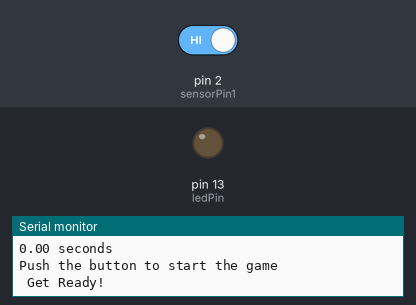
Bench run of a sketch on a simulated Arduino Uno, built with avr-gcc and run on an emulated ATmega328P. Shown: output pins drawn as LEDs (lit = HIGH), the last lines printed to the serial monitor. The test bench sets the inputs (shaded band); at power-on: pin 2 (sensorPin1) HIGH. Random numbers use the default seed unless the sketch sets one.

Above: at 4.8 s.
4.9 s: pin 2 (sensorPin1) driven LOW
At 6.8 s:
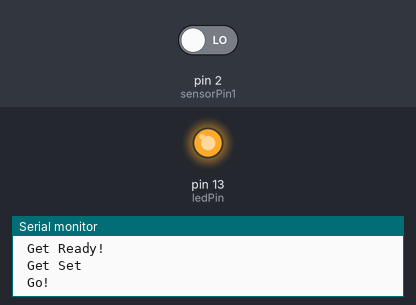
7.6 s: pin 2 (sensorPin1) driven HIGH
At 8.9 s:
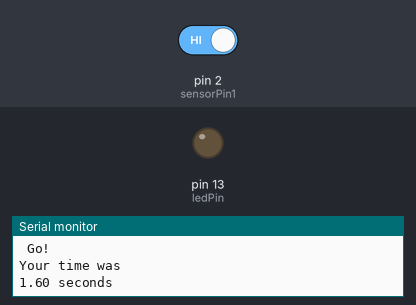
Timing chart, 0 to 10.6 s (numbered marks = the images above; inputs shaded):
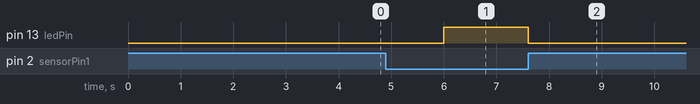

The sketch:

ReactionTimerArduino.ino
```cpp
int ledPin = 13;
int sensorPin1 = 2;
int long ranDelay = 0;
int sensorValue = 0;
float realTime;


void setup() {
  Serial.begin(9600);
  pinMode(ledPin, OUTPUT);
  pinMode(sensorPin1, INPUT);

}

void loop() {
  Serial.println("");
  Serial.println("");
  Serial.println("");
  Serial.println("Push the button to start the game");

  while (digitalRead(sensorPin1)== 0){
  }
  Serial.println("");
  Serial.println("");
  Serial.println("");
  Serial.println(" Get Ready! ");
  delay(1000);
  Serial.println(" Get Set ");
  delay(1000);
  ranDelay = random(5000);
  Serial.println(" Go! ");

  realTime = millis();
  digitalWrite(ledPin, HIGH);

  while (digitalRead(sensorPin1)== 0) {
  }
  digitalWrite(ledPin, LOW);
  Serial.println("Your time was");
  realTime = millis()-realTime;
  Serial.print(realTime/1000,2);
  Serial.println(" seconds ");
 delay(2000);
}
```

Measured:
- after the input at 4.9 s, pin 13 (ledPin): LOW → HIGH after 1.1 s
- after the input at 7.6 s, pin 13 (ledPin): HIGH → LOW at once
